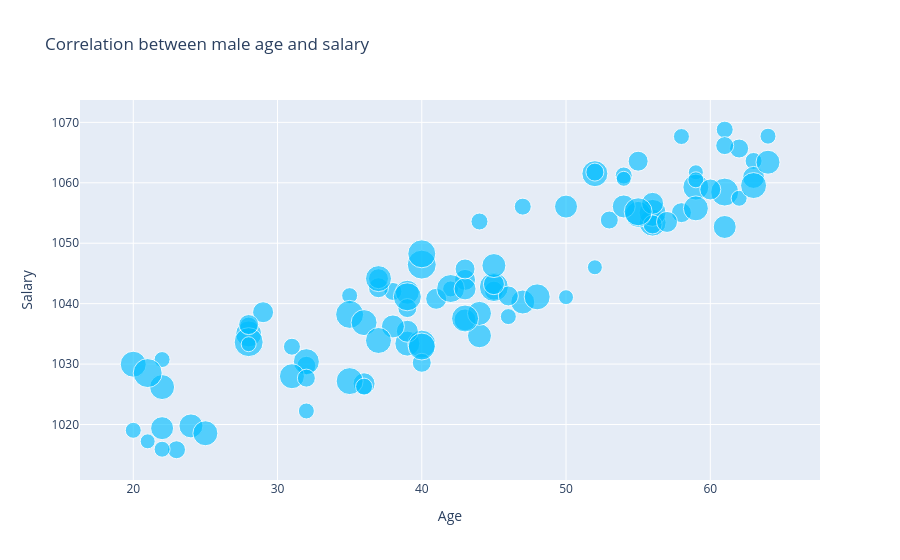

Notebook code cell kept with this figure:
### Markdown cell above
### Marker size (bubble chart)

### Code cell
trace = go.Scatter(x = male_age,
                  y = male_salary,
                  mode = "markers",
                  marker = dict(size = male_debt,
                                color = "rgba(0, 190, 255, 0.9)"))

data = [trace]

layout = {"title":"Correlation between male age and salary",
         "xaxis":{"title":"Age", "zeroline":False},
         "yaxis":{"title":"Salary", "zeroline":False}}

iplot({"data":data, "layout":layout})

### Figure 1 — Plotly figure (JSON) as saved in the notebook; plotly's stock layout.template omitted (floating-point values rounded to 4 significant figures)
{"data": [{"marker": {"color": "rgba(0, 190, 255, 0.9)", "size": [19, 21, 25, 16, 26, 24, 27, 26, 16, 29, 26, 16, 24, 15, 23, 16, 18, 25, 22, 17, 23, 28, 18, 17, 27, 17, 18, 19, 16, 21, 28, 26, 18, 26, 25, 20, 26, 29, 17, 27, 19, 17, 16, 18, 24, 22, 24, 22, 17, 20, 22, 28, 26, 29, 25, 20, 23, 20, 15, 19, 15, 24, 18, 16, 15, 15, 27, 29, 21, 28, 19, 18, 19, 26, 25, 26, 16, 23, 21, 23, 22, 16, 20, 26, 28, 28, 22, 24, 28, 16, 27, 20, 21, 26, 20, 16, 21, 15, 24, 17]}, "mode": "markers", "type": "scatter", "x": [32, 29, 39, 46, 52, 24, 56, 20, 42, 40, 28, 64, 44, 50, 61, 35, 28, 22, 36, 63, 22, 35, 23, 54, 56, 44, 53, 62, 22, 43, 40, 55, 38, 32, 25, 37, 36, 28, 31, 35, 40, 36, 20, 52, 39, 39, 47, 43, 61, 55, 56, 40, 48, 21, 31, 37, 50, 58, 54, 45, 59, 44, 32, 32, 52, 28, 43, 45, 41, 42, 39, 61, 56, 59, 59, 37, 59, 38, 57, 54, 43, 58, 28, 37, 61, 39, 63, 64, 55, 62, 40, 46, 45, 63, 43, 22, 60, 21, 45, 47], "y": [1030.0, 1039.0, 1033.0, 1038.0, 1062.0, 1020.0, 1053.0, 1030.0, 1042.0, 1046.0, 1035.0, 1068.0, 1035.0, 1041.0, 1053.0, 1041.0, 1036.0, 1026.0, 1027.0, 1064.0, 1019.0, 1038.0, 1016.0, 1061.0, 1055.0, 1054.0, 1054.0, 1066.0, 1031.0, 1044.0, 1033.0, 1055.0, 1042.0, 1030.0, 1019.0, 1043.0, 1037.0, 1034.0, 1033.0, 1027.0, 1030.0, 1026.0, 1019.0, 1062.0, 1042.0, 1035.0, 1040.0, 1037.0, 1069.0, 1064.0, 1057.0, 1048.0, 1041.0, 1029.0, 1028.0, 1044.0, 1056.0, 1055.0, 1061.0, 1042.0, 1062.0, 1038.0, 1028.0, 1022.0, 1046.0, 1033.0, 1038.0, 1043.0, 1041.0, 1043.0, 1039.0, 1066.0, 1053.0, 1059.0, 1056.0, 1044.0, 1060.0, 1036.0, 1054.0, 1056.0, 1042.0, 1068.0, 1037.0, 1034.0, 1058.0, 1041.0, 1061.0, 1063.0, 1055.0, 1057.0, 1033.0, 1041.0, 1043.0, 1060.0, 1046.0, 1016.0, 1059.0, 1017.0, 1046.0, 1056.0]}], "layout": {"title": {"text": "Correlation between male age and salary"}, "xaxis": {"title": {"text": "Age"}, "zeroline": false}, "yaxis": {"title": {"text": "Salary"}, "zeroline": false}}}
